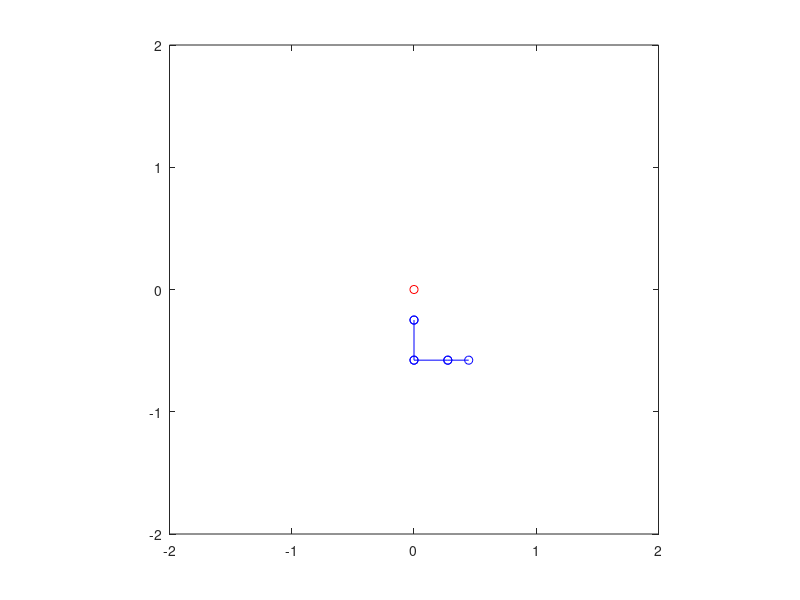

This figure's MATLAB source:
% link lengths from base to tip
% [ L12 L34 L56 L7 ]
L = [0.250 0.328 0.2765 0.171]; % m

% Motor Weights
% M1 - M6
M = [3.6 3.6 2 2 1.2 1]; % kg

% Joint Angles
% [ 1 2 3 4 5 6 7 ]
theta = [0 0 0 90 0 0 0]; % degrees

c = cosd(theta); %c1 c2 c3 ...
s = sind(theta); %s1 s2 s3 ...

% Transform Matrices
% [T_01 T_12 T_23 T_34 T_45 T_56 T_67]
T = zeros(4,4,7);
% T(:,:,1) = T_01
% T(:,:,2) = T_12
% ...
for i = 1:7
    % Odds % T_01 T_23 T_45 T_67
    if (mod(i,2)~=0) 
        T(:,:,i) = [c(i)    -s(i)   0       0     ; ...
                    0       0       1       -L(ceil(i/2)) ; ...
                    -s(i)   -c(i)   0       0     ; ...
                    0       0       0       1    ];
    % Evens % T_12 T_34 T_56
    else
        T(:,:,i) = [c(i)    -s(i)   0       0     ; ...
                    0       0       -1      0     ; ...
                    s(i)	c(i)	0       0     ; ...
                    0       0       0       1    ];
    end
end

% base to x Transform Matrices
% [T_01 T_02 T_03 T_04 T_05 T_06 T_07]
T_0x = zeros(4,4,7);
T_0x(:,:,1) = T(:,:,1);
for i = 2:7
    T_0x(:,:,i) = T_0x(:,:,i-1)*T(:,:,i);
end

% Joint Positions
P = [zeros(3,7); ones(1,7)];
for i = 1:7
    P(:,i) = T_0x(:,:,i) * P(:,i);
end

% Graphics
plot(0,0,'ro',P(1,:),P(2,:),'bo-')
axis([-2 2 -2 2]) % m
axis equal